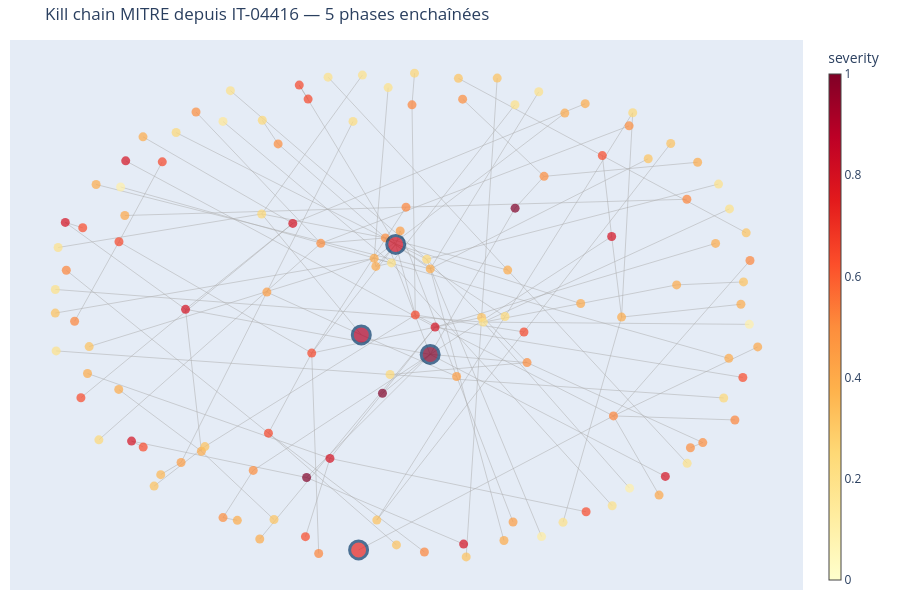

Here is the notebook cell this chart was saved with:
### Code cell
def simulate_attack_chain(initial_seed, n_phases=5, depth=3, threshold=0.1,
                            rng_seed=42, start_phase="initial-access"):
    """Rejoue une kill chain depuis `initial_seed`.
    Retourne (timeline_df, cascade_cumulée_df, edges_used)."""
    rng = np.random.default_rng(rng_seed)
    start_idx = KILL_CHAIN_ORDER.index(start_phase)
    phases = [p for p in KILL_CHAIN_ORDER[start_idx:start_idx+n_phases]
              if TACTIC_INDEX[p]]

    timeline = []
    current_seeds = [initial_seed]
    severity = 1.0
    all_sev, all_dep, all_edg = {}, {}, []
    seeds_cumul = set()

    for phase in phases:
        ttp = str(rng.choice(TACTIC_INDEX[phase]))
        seeds_cumul.update(current_seeds)
        sev_d, dep_d, edg = simulate_cascade(current_seeds, depth=depth,
                                              threshold=threshold,
                                              initial_severity=severity)
        timeline.append({"phase": phase, "ttp": ttp,
                          "seed": current_seeds[0],
                          "n_compromised": len(sev_d),
                          "severity_in": round(severity, 3)})
        for a, v in sev_d.items():
            if v > all_sev.get(a, 0):
                all_sev[a] = v; all_dep[a] = dep_d[a]
        all_edg.extend(edg)
        # lateral movement
        if sev_d:
            current_seeds = [str(rng.choice(list(sev_d.keys())))]
            severity *= 0.9
        else:
            break

    casc = pd.DataFrame({"asset": list(all_sev),
                          "severity": list(all_sev.values()),
                          "depth":    [all_dep[a] for a in all_sev],
                          "seed":     [a in seeds_cumul for a in all_sev]})
    return pd.DataFrame(timeline), casc, all_edg

# Démo : kill chain depuis le hub n°1
hub = pr_s.index[0]
tl, casc_chain, edg_chain = simulate_attack_chain(hub, n_phases=6, rng_seed=7)
print("Timeline de la kill chain :")
print(tl.to_string(index=False))
print(f"\nTotal cumulé : {len(casc_chain):,} actifs compromis sur les {len(tl)} phases")

plot_cascade_graph(casc_chain, edg_chain,
                   title=f"Kill chain MITRE depuis {hub} — {len(tl)} phases enchaînées",
                   max_nodes=200)

### Figure 1 — Plotly figure (JSON) as saved in the notebook; plotly's stock layout.template omitted (floating-point values rounded to 4 significant figures; data arrays with more than 128 entries replaced by an {"elided": "..."} marker saying what was removed)
{"data": [{"hoverinfo": "none", "line": {"color": "#aaa", "width": 0.5}, "mode": "lines", "showlegend": false, "type": "scatter", "x": {"elided": "396 float values"}, "y": {"elided": "396 float values"}}, {"hoverinfo": "text", "marker": {"cmax": 1, "cmin": 0, "color": {"elided": "131 float values"}, "colorbar": {"thickness": 12, "title": {"text": "severity"}}, "colorscale": [[0, "rgb(255,255,204)"], [0.125, "rgb(255,237,160)"], [0.25, "rgb(254,217,118)"], [0.375, "rgb(254,178,76)"], [0.5, "rgb(253,141,60)"], [0.625, "rgb(252,78,42)"], [0.75, "rgb(227,26,28)"], [0.875, "rgb(189,0,38)"], [1, "rgb(128,0,38)"]], "line": {"color": "#0b3d6b", "width": {"elided": "131 int values"}}, "size": {"elided": "131 int values"}}, "mode": "markers", "showlegend": false, "text": {"elided": "131 str values"}, "type": "scatter", "x": {"elided": "131 float values"}, "y": {"elided": "131 float values"}}], "layout": {"height": 600, "margin": {"b": 10, "l": 10, "r": 10, "t": 40}, "title": {"text": "Kill chain MITRE depuis IT-04416 — 5 phases enchaînées"}, "xaxis": {"visible": false}, "yaxis": {"visible": false}}}
